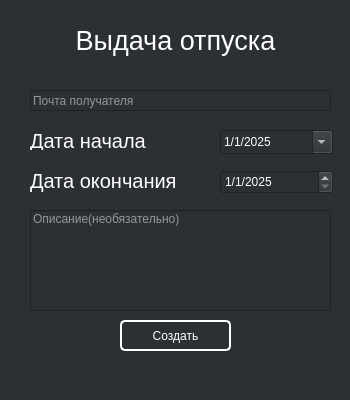
<?xml version="1.0" encoding="UTF-8"?>
<ui version="4.0">
 <class>Form</class>
 <widget class="QWidget" name="Form">
  <property name="geometry">
   <rect>
    <x>0</x>
    <y>0</y>
    <width>350</width>
    <height>400</height>
   </rect>
  </property>
  <property name="minimumSize">
   <size>
    <width>350</width>
    <height>400</height>
   </size>
  </property>
  <property name="maximumSize">
   <size>
    <width>350</width>
    <height>400</height>
   </size>
  </property>
  <property name="windowTitle">
   <string>Form</string>
  </property>
  <property name="styleSheet">
   <string notr="true">QWidget {
    background-color: #2C2F33;
    color: #FFFFFF;
}
QPushButton {
    border: 2px solid white;
    border-radius: 5px;
    padding: 5px 10px; 
}
QPushButton:hover {
    background-color:#3A3D42; 
}</string>
  </property>
  <widget class="QLabel" name="label">
   <property name="geometry">
    <rect>
     <x>0</x>
     <y>0</y>
     <width>351</width>
     <height>81</height>
    </rect>
   </property>
   <property name="font">
    <font>
     <pointsize>20</pointsize>
    </font>
   </property>
   <property name="text">
    <string>Выдача отпуска</string>
   </property>
   <property name="alignment">
    <set>Qt::AlignmentFlag::AlignCenter</set>
   </property>
  </widget>
  <widget class="QLineEdit" name="lineEdit">
   <property name="geometry">
    <rect>
     <x>30</x>
     <y>90</y>
     <width>301</width>
     <height>21</height>
    </rect>
   </property>
   <property name="placeholderText">
    <string>Почта получателя</string>
   </property>
  </widget>
  <widget class="QLabel" name="label_2">
   <property name="geometry">
    <rect>
     <x>30</x>
     <y>120</y>
     <width>141</width>
     <height>41</height>
    </rect>
   </property>
   <property name="font">
    <font>
     <pointsize>15</pointsize>
    </font>
   </property>
   <property name="text">
    <string>Дата начала</string>
   </property>
  </widget>
  <widget class="QLabel" name="label_3">
   <property name="geometry">
    <rect>
     <x>30</x>
     <y>150</y>
     <width>161</width>
     <height>61</height>
    </rect>
   </property>
   <property name="font">
    <font>
     <pointsize>15</pointsize>
    </font>
   </property>
   <property name="text">
    <string>Дата окончания</string>
   </property>
  </widget>
  <widget class="QDateEdit" name="start_date">
   <property name="geometry">
    <rect>
     <x>220</x>
     <y>130</y>
     <width>113</width>
     <height>24</height>
    </rect>
   </property>
   <property name="dateTime">
    <datetime>
     <hour>0</hour>
     <minute>0</minute>
     <second>0</second>
     <year>2025</year>
     <month>1</month>
     <day>1</day>
    </datetime>
   </property>
   <property name="displayFormat">
    <string>d/M/yyyy</string>
   </property>
   <property name="calendarPopup">
    <bool>true</bool>
   </property>
  </widget>
  <widget class="QDateEdit" name="start_date_2">
   <property name="geometry">
    <rect>
     <x>220</x>
     <y>170</y>
     <width>113</width>
     <height>24</height>
    </rect>
   </property>
   <property name="dateTime">
    <datetime>
     <hour>0</hour>
     <minute>0</minute>
     <second>0</second>
     <year>2025</year>
     <month>1</month>
     <day>1</day>
    </datetime>
   </property>
   <property name="displayFormat">
    <string>d/M/yyyy</string>
   </property>
  </widget>
  <widget class="QPushButton" name="pushButton">
   <property name="geometry">
    <rect>
     <x>120</x>
     <y>320</y>
     <width>111</width>
     <height>31</height>
    </rect>
   </property>
   <property name="text">
    <string>Создать</string>
   </property>
  </widget>
  <widget class="QLineEdit" name="lineEdit_2">
   <property name="geometry">
    <rect>
     <x>30</x>
     <y>210</y>
     <width>301</width>
     <height>101</height>
    </rect>
   </property>
   <property name="alignment">
    <set>Qt::AlignmentFlag::AlignLeading|Qt::AlignmentFlag::AlignLeft|Qt::AlignmentFlag::AlignTop</set>
   </property>
   <property name="placeholderText">
    <string>Описание(необязательно)</string>
   </property>
  </widget>
  <widget class="QLabel" name="error_label">
   <property name="geometry">
    <rect>
     <x>40</x>
     <y>360</y>
     <width>281</width>
     <height>21</height>
    </rect>
   </property>
   <property name="styleSheet">
    <string notr="true">color: red</string>
   </property>
   <property name="text">
    <string/>
   </property>
   <property name="alignment">
    <set>Qt::AlignmentFlag::AlignCenter</set>
   </property>
  </widget>
 </widget>
 <resources/>
 <connections/>
</ui>
